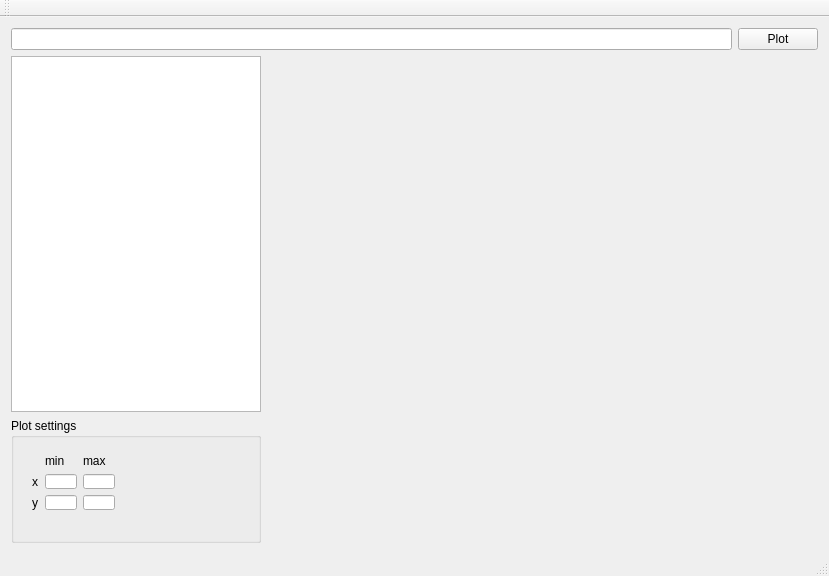
<?xml version="1.0" encoding="UTF-8"?>
<ui version="4.0">
 <class>MainWindow</class>
 <widget class="QMainWindow" name="MainWindow">
  <property name="geometry">
   <rect>
    <x>0</x>
    <y>0</y>
    <width>829</width>
    <height>576</height>
   </rect>
  </property>
  <property name="maximumSize">
   <size>
    <width>16777215</width>
    <height>16777214</height>
   </size>
  </property>
  <property name="windowTitle">
   <string>MainWindow</string>
  </property>
  <widget class="QWidget" name="centralWidget">
   <layout class="QGridLayout" name="gridLayout_2">
    <item row="0" column="0">
     <layout class="QHBoxLayout" name="horizontalLayout">
      <item>
       <widget class="QLineEdit" name="lineEditFunc"/>
      </item>
      <item>
       <widget class="QPushButton" name="pushButtonExec">
        <property name="text">
         <string>Plot</string>
        </property>
       </widget>
      </item>
     </layout>
    </item>
    <item row="1" column="0">
     <layout class="QHBoxLayout" name="horizontalLayout_2">
      <item>
       <layout class="QVBoxLayout" name="verticalLayout">
        <item>
         <widget class="QTableView" name="tableView">
          <property name="maximumSize">
           <size>
            <width>250</width>
            <height>16777215</height>
           </size>
          </property>
          <property name="font">
           <font>
            <family>Monospace</family>
           </font>
          </property>
          <property name="selectionMode">
           <enum>QAbstractItemView::NoSelection</enum>
          </property>
          <property name="textElideMode">
           <enum>Qt::ElideNone</enum>
          </property>
          <property name="gridStyle">
           <enum>Qt::SolidLine</enum>
          </property>
          <property name="wordWrap">
           <bool>false</bool>
          </property>
          <property name="cornerButtonEnabled">
           <bool>false</bool>
          </property>
          <attribute name="horizontalHeaderVisible">
           <bool>false</bool>
          </attribute>
          <attribute name="verticalHeaderVisible">
           <bool>false</bool>
          </attribute>
         </widget>
        </item>
        <item>
         <widget class="QGroupBox" name="groupBoxPlotSettings">
          <property name="minimumSize">
           <size>
            <width>250</width>
            <height>125</height>
           </size>
          </property>
          <property name="maximumSize">
           <size>
            <width>250</width>
            <height>125</height>
           </size>
          </property>
          <property name="title">
           <string>Plot settings</string>
          </property>
          <widget class="QWidget" name="layoutWidget">
           <property name="geometry">
            <rect>
             <x>10</x>
             <y>25</y>
             <width>105</width>
             <height>78</height>
            </rect>
           </property>
           <layout class="QGridLayout" name="gridLayout">
            <item row="0" column="0">
             <widget class="QLabel" name="labelDummyPlot">
              <property name="maximumSize">
               <size>
                <width>35</width>
                <height>16777215</height>
               </size>
              </property>
              <property name="text">
               <string/>
              </property>
             </widget>
            </item>
            <item row="0" column="1">
             <widget class="QLabel" name="labelPlotSettingsMin">
              <property name="maximumSize">
               <size>
                <width>35</width>
                <height>16777215</height>
               </size>
              </property>
              <property name="text">
               <string>min</string>
              </property>
             </widget>
            </item>
            <item row="0" column="2">
             <widget class="QLabel" name="labelPlotSettingsMax">
              <property name="maximumSize">
               <size>
                <width>35</width>
                <height>16777215</height>
               </size>
              </property>
              <property name="text">
               <string>max</string>
              </property>
             </widget>
            </item>
            <item row="1" column="0">
             <widget class="QLabel" name="labelPlotSettingsX">
              <property name="text">
               <string>x</string>
              </property>
             </widget>
            </item>
            <item row="1" column="1">
             <widget class="QLineEdit" name="lineEditMinX">
              <property name="maximumSize">
               <size>
                <width>35</width>
                <height>16777215</height>
               </size>
              </property>
             </widget>
            </item>
            <item row="1" column="2">
             <widget class="QLineEdit" name="lineEditMaxX">
              <property name="maximumSize">
               <size>
                <width>35</width>
                <height>16777215</height>
               </size>
              </property>
             </widget>
            </item>
            <item row="2" column="0">
             <widget class="QLabel" name="labelPlotSettingsY">
              <property name="text">
               <string>y</string>
              </property>
             </widget>
            </item>
            <item row="2" column="1">
             <widget class="QLineEdit" name="lineEditMinY">
              <property name="maximumSize">
               <size>
                <width>35</width>
                <height>16777215</height>
               </size>
              </property>
             </widget>
            </item>
            <item row="2" column="2">
             <widget class="QLineEdit" name="lineEditMaxY">
              <property name="maximumSize">
               <size>
                <width>35</width>
                <height>16777215</height>
               </size>
              </property>
             </widget>
            </item>
           </layout>
          </widget>
         </widget>
        </item>
       </layout>
      </item>
      <item>
       <widget class="QCustomPlot" name="plot" native="true"/>
      </item>
     </layout>
    </item>
   </layout>
  </widget>
  <widget class="QMenuBar" name="menuBar">
   <property name="geometry">
    <rect>
     <x>0</x>
     <y>0</y>
     <width>829</width>
     <height>24</height>
    </rect>
   </property>
  </widget>
  <widget class="QToolBar" name="mainToolBar">
   <attribute name="toolBarArea">
    <enum>TopToolBarArea</enum>
   </attribute>
   <attribute name="toolBarBreak">
    <bool>false</bool>
   </attribute>
  </widget>
  <widget class="QStatusBar" name="statusBar"/>
 </widget>
 <layoutdefault spacing="6" margin="11"/>
 <customwidgets>
  <customwidget>
   <class>QCustomPlot</class>
   <extends>QWidget</extends>
   <header>qcustomplot.h</header>
   <container>1</container>
  </customwidget>
 </customwidgets>
 <resources/>
 <connections>
  <connection>
   <sender>pushButtonExec</sender>
   <signal>clicked()</signal>
   <receiver>MainWindow</receiver>
   <slot>exec()</slot>
   <hints>
    <hint type="sourcelabel">
     <x>818</x>
     <y>73</y>
    </hint>
    <hint type="destinationlabel">
     <x>828</x>
     <y>58</y>
    </hint>
   </hints>
  </connection>
 </connections>
 <slots>
  <slot>exec()</slot>
 </slots>
</ui>
